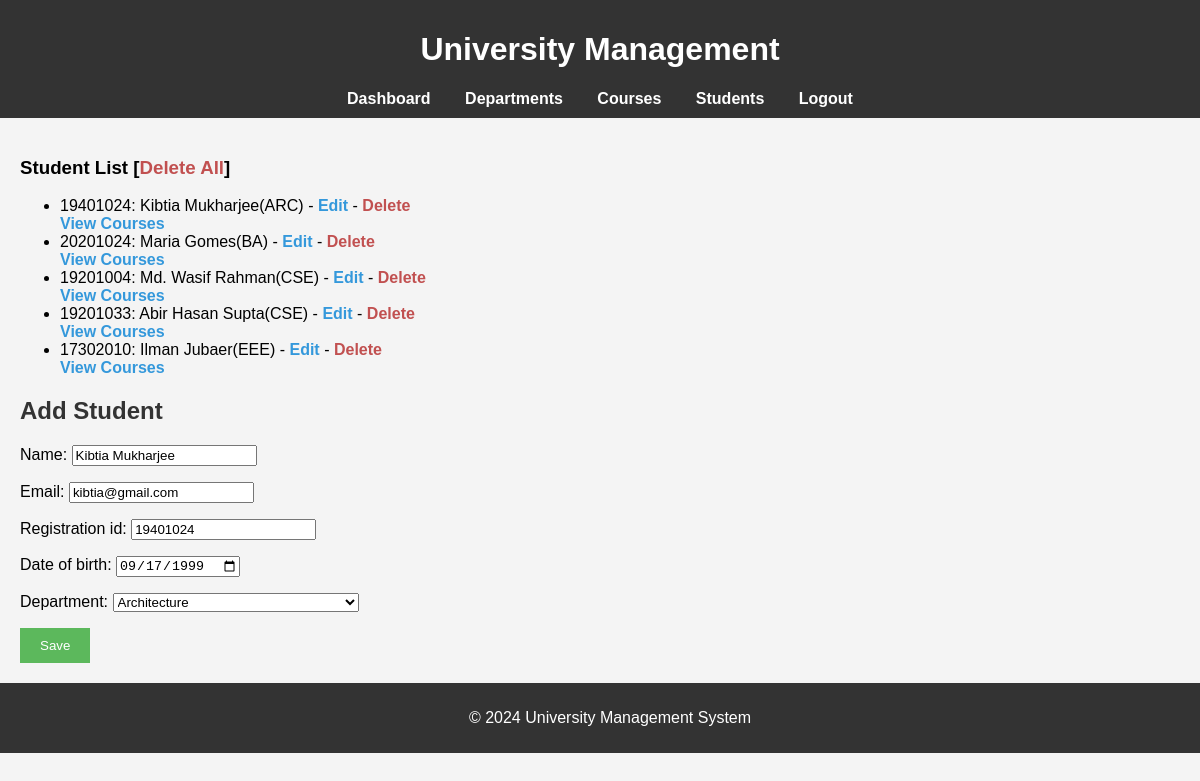
The app's page /students/edit/13 (signed in) with its own data.
### people/models.py (models this page shows, shortened)
class Students(models.Model):
    name = models.CharField(max_length=50)
    email = models.EmailField(unique=True)
    registration_id = models.CharField(max_length=8, unique=True, validators=[registration_validator])
    date_of_birth = models.DateTimeField()
    department = models.ForeignKey(Departments, on_delete=models.CASCADE)
    course = models.ManyToManyField(Courses, blank=True)
    password = models.CharField(max_length=500, default="1234")
    class Meta:
        ordering = ["department", "registration_id"]

### university/models.py (models this page shows)
class Departments(models.Model):
    name = models.CharField(max_length=50)
    code = models.CharField(max_length=5)
    def __str__(self):
        return self.name
    class Meta:
        ordering = ["name"]

### people/views.py (the view)
# urls.py: path("students/edit/<int:pk>", views.edit_student, name="edit_student"),
@login_required(login_url="login")
def edit_student(request, pk):
    student = Students.objects.get(pk=pk)
    if request.method == "POST":
        form = StudentForm(request.POST, instance=student)
        if form.is_valid():
            form.save()
            return redirect("add_student")
    form = StudentForm(instance=student)
    return render(request, "people/students.html", {"form": form})

### people/forms.py (shortened to what this page needs)
class StudentForm(forms.ModelForm):
    class Meta:
        model = Students
        exclude = ["course", "password"]
        widgets = {
            "date_of_birth" : forms.DateInput(attrs={
                "type" : "date"
            }),
            "registration_id" : forms.TextInput(attrs={
                "maxlength": 8,
            })
        }

### people/context_processor.py (called while the page is built)
def people_processor(request):
    students = Students.objects.all()
    teachers = Teachers.objects.all()
    return {
        "students" : students,
        "teachers" : teachers
    }

### university/context_processor.py (called while the page is built)
def university_processor(request):
    departments = Departments.objects.all()
    courses = Courses.objects.all()
    return {
        "departments" : departments,
        "courses" : courses,
    }

### people/templates/people/students.html (shortened to what this page needs)
{% extends 'base.html' %}
{% block content %}
    <h3>Student List <span>[<a id="delete" href="{% url 'delete_all_students' %}">Delete All</a>]</span></h3>
    <ul>
        {% for student in students %}
            <li>{{ student.registration_id }}: {{ student.name }}({{ student.department.code }}) - <a href="{% url 'edit_student' student.id %}">Edit</a> - <a href="{% url 'delete_student' student.id %}" id="delete">Delete</a>
            <br>
            <a href="{% url 'add_course' student.id %}">View Courses</a></li>
        {% endfor %}
    </ul>
<h2>Add Student</h2>
<form method="POST">
    {{ form.as_p }}
    <button type="submit">Save</button>
</form>
{% endblock %}

### static/css/styles.css (style rules this page uses)
body { font-family: Arial, sans-serif; margin: 0; padding: 0; background-color: #f4f4f4; }
h2 { color: #333; }
button { background-color: #5cb85c; color: white; border: none; padding: 10px 20px; cursor: pointer; }
a { text-decoration: none; color: #3498db; font-weight: bold; transition: color 0.3s ease; }
#delete { color : #c15050; }

### records on screen
Students: registration_id "19401024", name "Kibtia Mukharjee", department.code "ARC", email "kibtia@gmail.com", date_of_birth "09/17/1999", department "Architecture"
Students: registration_id "20201024", name "Maria Gomes", department.code "BA"
Students: registration_id "19201004", name "Md. Wasif Rahman", department.code "CSE"
Students: registration_id "19201033", name "Abir Hasan Supta", department.code "CSE"
Students: registration_id "17302010", name "Ilman Jubaer", department.code "EEE"
